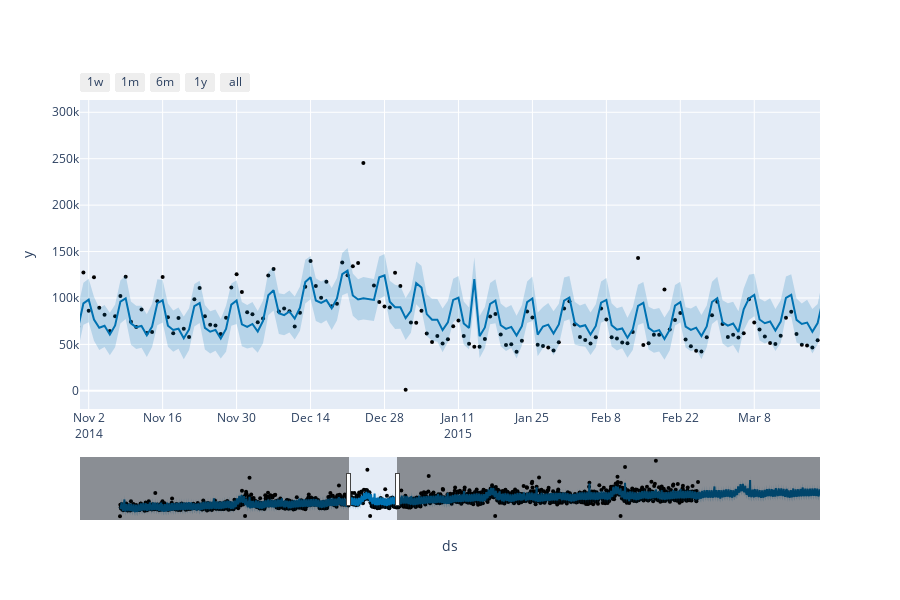

Notebook code cell kept with this figure:
### Code cell
# Python
from prophet.plot import plot_plotly, plot_components_plotly

plot_plotly(m_h, forecast_h)

### Figure 1 — Plotly figure (JSON) as saved in the notebook; plotly's stock layout.template omitted (floating-point values rounded to 4 significant figures; data arrays with more than 128 entries replaced by an {"elided": "..."} marker saying what was removed)
{"data": [{"marker": {"color": "black", "size": 4}, "mode": "markers", "name": "Actual", "type": "scatter", "x": {"elided": "1684 str values"}, "y": {"elided": "1684 float values"}}, {"hoverinfo": "skip", "line": {"width": 0}, "mode": "lines", "type": "scatter", "x": {"elided": "2040 str values"}, "y": {"elided": "2040 float values"}}, {"fill": "tonexty", "fillcolor": "rgba(0, 114, 178, 0.2)", "line": {"color": "#0072B2", "width": 2}, "mode": "lines", "name": "Predicted", "type": "scatter", "x": {"elided": "2040 str values"}, "y": {"elided": "2040 float values"}}, {"fill": "tonexty", "fillcolor": "rgba(0, 114, 178, 0.2)", "hoverinfo": "skip", "line": {"width": 0}, "mode": "lines", "type": "scatter", "x": {"elided": "2040 str values"}, "y": {"elided": "2040 float values"}}], "layout": {"height": 600, "showlegend": false, "width": 900, "xaxis": {"autorange": false, "range": ["2014-10-31 08:28:06.8572", "2015-03-20 10:39:46.2857"], "rangeselector": {"buttons": [{"count": 7, "label": "1w", "step": "day", "stepmode": "backward"}, {"count": 1, "label": "1m", "step": "month", "stepmode": "backward"}, {"count": 6, "label": "6m", "step": "month", "stepmode": "backward"}, {"count": 1, "label": "1y", "step": "year", "stepmode": "backward"}, {"step": "all"}]}, "rangeslider": {"autorange": true, "range": ["2012-09-06 06:10:17.1429", "2018-08-06"], "visible": true, "yaxis": {"_template": null, "rangemode": "match"}}, "title": {"text": "ds"}, "type": "date"}, "yaxis": {"autorange": true, "range": [-19570.0, 313200.0], "title": {"text": "y"}, "type": "linear"}}}
